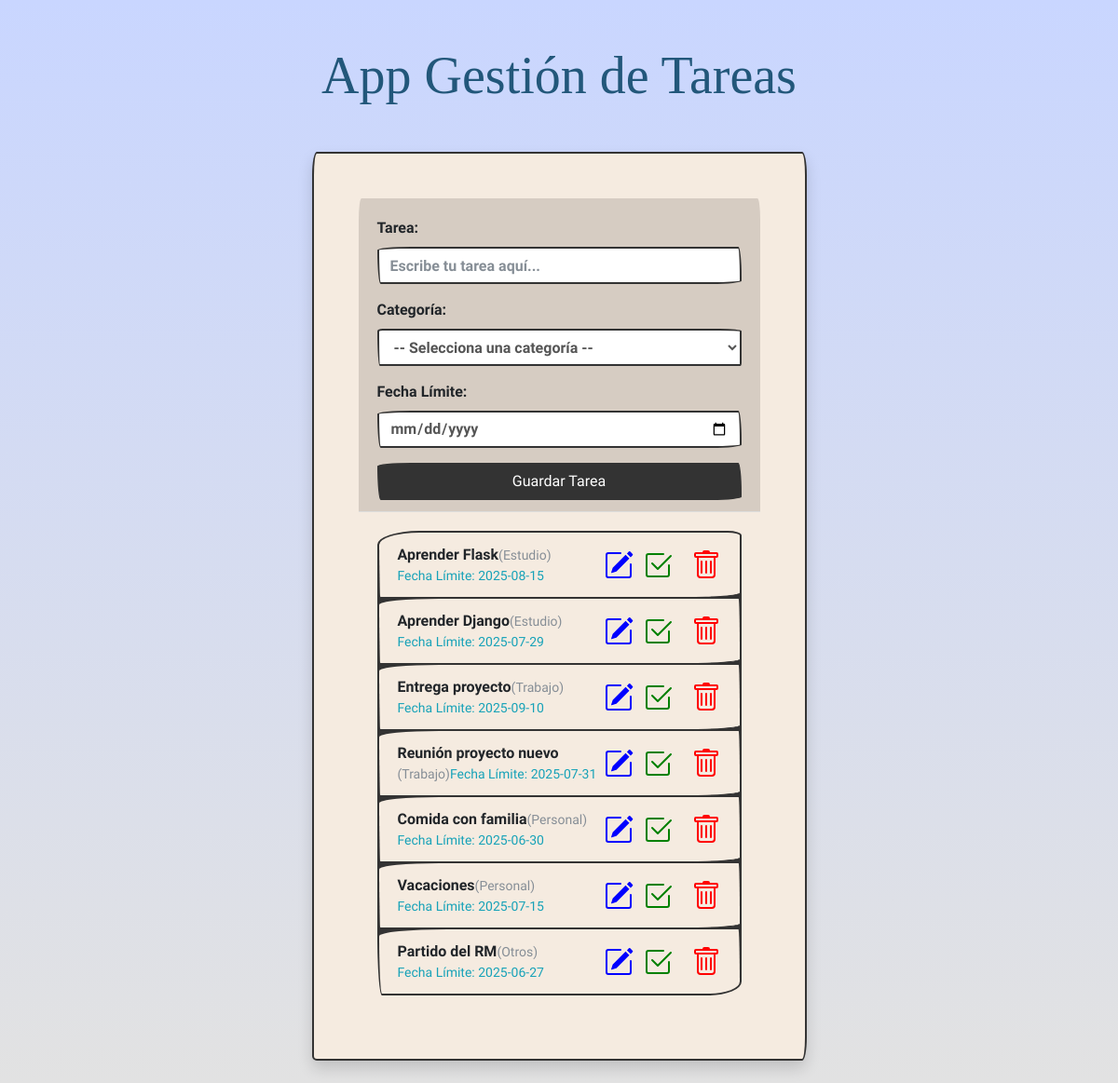
The page / on the database its author committed.
### models.py (models this page shows, shortened)
class Tarea(db.Base):
    __tablename__ = "tarea"
    id = Column(Integer, primary_key=True) # Identificador único de cada tarea (no puede haber dos tareas con el mismo id, por eso es primary key)
    contenido = Column(String(200), nullable=False) # Contenido de la tarea, un texto de máximo 200 caracteres
    hecha = Column(Boolean) # Booleano que indica si una tarea ha sido hecha o no
    fecha_limite = Column(Date, nullable = True) # Nueva columna para la fecha límite, puede ser nula
    categoria_id = Column(Integer, ForeignKey('categoria.id'), nullable=True)
    categoria_obj = relationship("Categoria", back_populates="tareas")
    def __repr__(self):
        fecha_str = self.fecha_limite.strftime("%Y-%m-%d") if self.fecha_limite else "Sin fecha"
        return "Tarea {}: {} ({}) - Fecha Límite: {}".format(self.id, self.contenido, self.hecha, fecha_str)

class Categoria(db.Base):
    __tablename__ = "categoria"
    id = Column(Integer, primary_key=True)
    nombre = Column(String(100), nullable=False, unique=True)
    tareas = relationship("Tarea", back_populates="categoria_obj")

### main.py (the view)
@app.route("/")
def home():
    todas_las_tareas = db.session.query(Tarea).all() # Consultamos y almacenamos todas las tareas de la base de datos
    todas_las_categorias = db.session.query(Categoria).all()
    print(todas_las_tareas)
    return render_template("index.html", lista_de_tareas = todas_las_tareas, lista_de_categorias = todas_las_categorias ) # Se carga el template index.html

### templates/index.html (shortened to what this page needs)
<!DOCTYPE html>
<html lang="es">
<head>
    <link rel="stylesheet" href="https://cdn.jsdelivr.net/npm/bootswatch@4.5.2/dist/sketchy/bootstrap.min.css" xintegrity="sha384-RxqHG2ilm4r6aFRpGmBbGTjsqwfqHOKy1ArsMhHusnRO47jcGqpIQqlQK/kmGy9R">
    <link rel="stylesheet" href="{{ url_for('static', filename='main.css')}}">
</head>
<body>
    <main class="container p-4">
        <h1 class="display-4 text-center mt-4 titulo">App Gestión de Tareas</h1>
        <div class="row mt-5">
            <div class="col-md-6 mx-auto my-auto">
                <div class="card p-5 shadow" style="min-height: 480px; background-color:#f5ebe0">
                    <div class="card-header">
                        <form action="{% if tarea_a_editar %}/actualizar-tarea/{{ tarea_a_editar.id }}{% else %}/crear-tarea{% endif %}" method="post">
                            <div class="form-group mt-2">
                                <label for="contenido_tarea">Tarea:</label>
                                <input type="text" class="form-control" name="contenido_tarea" id="contenido_tarea" placeholder="Escribe tu tarea aquí..."
                                    value="{{ tarea_a_editar.contenido if tarea_a_editar else '' }}" required>
                            </div>
                            <div class="form-group mt-2">
                                <label for="categoria_tarea">Categoría:</label>
                                <select class="form-control" name="categoria_tarea" id="categoria_tarea">
                                    <option value="">-- Selecciona una categoría --</option>
                                </select>
                            </div>
                            <div class="form-group mt-2">
                                <label for="fecha_limite_tarea">Fecha Límite:</label>
                                <input type="date" class="form-control" name="fecha_limite_tarea" id="fecha_limite_tarea"
                                    value="{{ tarea_a_editar.fecha_limite.strftime('%Y-%m-%d') if tarea_a_editar and tarea_a_editar.fecha_limite else '' }}">
                            </div>
                            <button type="submit" class="btn btn-primary btn-block">
                                {{ 'Actualizar Tarea' if tarea_a_editar else 'Guardar Tarea' }}
                            </button>
                        </form>
                    </div>
                    <div class="card-body">
                        <ul class="list-group">
                            {% for tarea in lista_de_tareas %}
                            <li class="list-group-item d-flex justify-content-between align-items-center">
                                <div class="d-flex flex-wrap align-items-center {% if tarea.hecha == true %} tarea_hecha {% endif %}">
                                    <span>{{ tarea.contenido }}</span>
                                    {% if tarea.categoria_obj %}
                                        <small class="text-muted ms-2">({{ tarea.categoria_obj.nombre }})</small>
                                    {% endif %}
                                    {% if tarea.fecha_limite %}
                                        <small class="text-info ms-2">
                                            Fecha Límite: {{ tarea.fecha_limite.strftime('%Y-%m-%d') }}
                                        </small>
                                    {% endif %}
                                </div>
                                <div class="d-flex align-items-center">
                                <a href="/editar-tarea/{{tarea.id}}" style="text-decoration:none; margin-right: 10px;">
                                </a>
                                <a href="/tarea-hecha/{{tarea.id}}" style="text-decoration:none">
                                </a>
                                <a href="/eliminar-tarea/{{tarea.id}}" style="text-decoration:none; margin-left: 20px;">
                                </a>
                                </div>
                            </li>
                            {% endfor %}
                        </ul>
                    </div>
                </div>
            </div>
        </div>
    </main>
</body>
</html>

### static/main.css (style rules this page uses)
body { background: #C9D6FF; background: -webkit-linear-gradient(to top, #E2E2E2, #C9D6FF); background: linear-gradient(to top, #E2E2E2, #C9D6FF); }
.titulo { color: #22577a; font-family: "Permanent Marker", cursive; font-weight: 400; font-style: normal; }
.list-group-item { background-color: #f5ebe0; }
.card-header { background-color: #d6ccc2; border-bottom: 1px solid #ddd; }

### rows shown on the page
Tarea: contenido "Aprender Flask", categoria_obj.nombre "Estudio", fecha_limite "2025-08-15"
Tarea: contenido "Aprender Django", categoria_obj.nombre "Estudio", fecha_limite "2025-07-29"
Tarea: contenido "Entrega proyecto", categoria_obj.nombre "Trabajo", fecha_limite "2025-09-10"
Tarea: contenido "Reunión proyecto nuevo", categoria_obj.nombre "Trabajo", fecha_limite "2025-07-31"
Tarea: contenido "Comida con familia", categoria_obj.nombre "Personal", fecha_limite "2025-06-30"
Tarea: contenido "Vacaciones", categoria_obj.nombre "Personal", fecha_limite "2025-07-15"
Tarea: contenido "Partido del RM", categoria_obj.nombre "Otros", fecha_limite "2025-06-27"

### other values the page prints
{{ 'Actualizar Tarea' if tarea_a_editar else 'Guardar Tarea' }} "Guardar Tarea"
